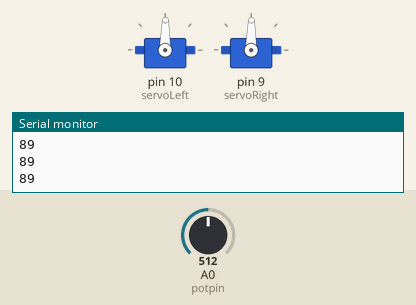
Recording of a sketch running on a simulated Arduino Uno, built with avr-gcc and run on an emulated ATmega328P. Shown: 2 × servo, the last lines printed to the serial monitor. Inputs (shaded band) come from the test bench; at power-on: A0 (potpin) = 512.

Above: at 1.2 s.
1.3 s: A0 (potpin) set to 716
At 2.5 s:
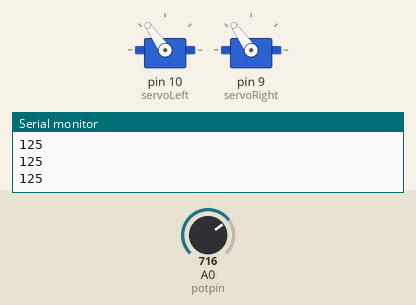
2.8 s: A0 (potpin) set to 900
At 3.8 s:
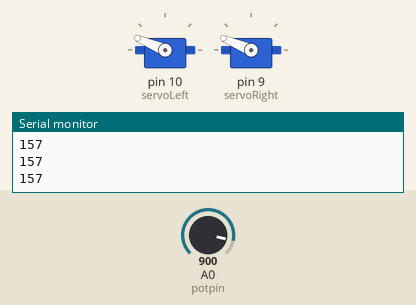
4.3 s: A0 (potpin) set to 1023
At 5.5 s:
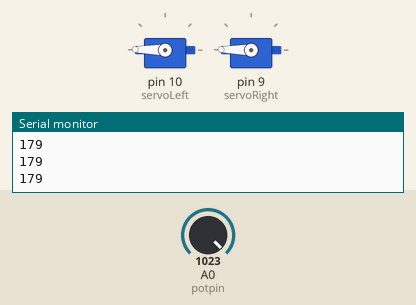
5.8 s: A0 (potpin) set to 306
At 6.8 s:
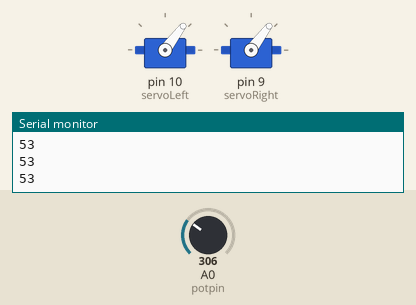
7.3 s: A0 (potpin) set to 122
At 8.4 s:
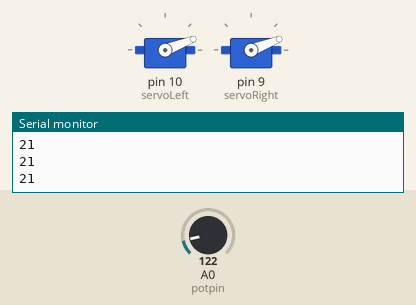
8.8 s: A0 (potpin) set to 511
At 9.5 s:
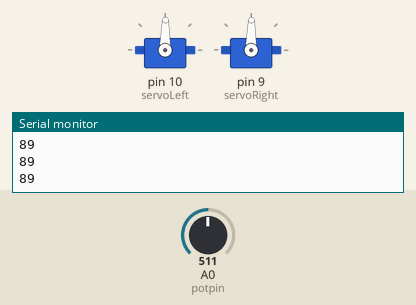
Timing chart, 0 to 11.3 s (numbered marks = the images above; inputs shaded):
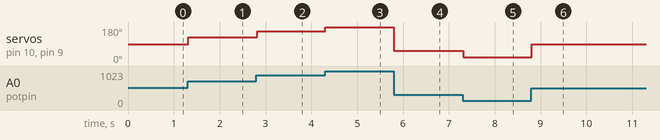

The sketch:

eyeballtry2.ino
```cpp
// Controlling a servo position using a potentiometer (variable resistor)
// by Michal Rinott <http://people.interaction-ivrea.it/m.rinott>

#include <Servo.h>

Servo servoLeft;          // Define left servo
Servo servoRight;         // Define right servo

int potpin = 0;  // analog pin used to connect the potentiometer
int val;    // variable to read the value from the analog pin


void setup()
{
  servoLeft.attach(10);  // Set left servo to digital pin 10
  servoRight.attach(9);  // Set right servo to digital pin 9
  Serial.begin(9600);
}

void loop()
{
  val = analogRead(potpin);            // reads the value of the potentiometer (value between 0 and 1023)
  val = map(val, 0, 1023, 0, 179);     // scale it to use it with the servo (value between 0 and 180)
  servoLeft.write(val);                  // sets the servo position according to the scaled value
    servoRight.write(val);                  // sets the servo position according to the scaled value

  delay(15);                           // waits for the servo to get there

  Serial.println(val);
}
```

Measured:
- after the input at 1.3 s, servo on pin 10 (servoLeft), servo on pin 9 (servoRight): 89° → 125° at once
- after the input at 2.8 s, servo on pin 10 (servoLeft), servo on pin 9 (servoRight): 125° → 157° at once
- after the input at 4.3 s, servo on pin 10 (servoLeft), servo on pin 9 (servoRight): 157° → 179° at once
- after the input at 5.8 s, servo on pin 10 (servoLeft), servo on pin 9 (servoRight): 179° → 53° at once
- after the input at 7.3 s, servo on pin 10 (servoLeft), servo on pin 9 (servoRight): 53° → 21° at once
- after the input at 8.8 s, servo on pin 10 (servoLeft), servo on pin 9 (servoRight): 21° → 89° at once
